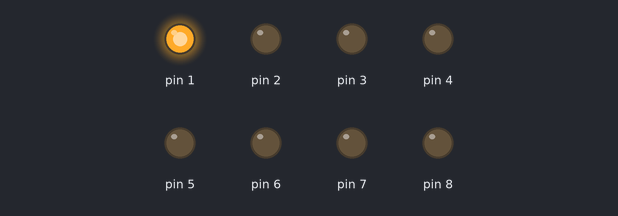
The sketch below on a simulated Arduino Uno, built with avr-gcc and run on an emulated ATmega328P. On the bench: output pins drawn as LEDs (lit = HIGH).

Above: at 0.15 s.
At 0.75 s:
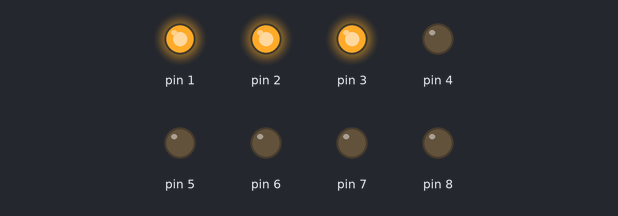
At 1.35 s:
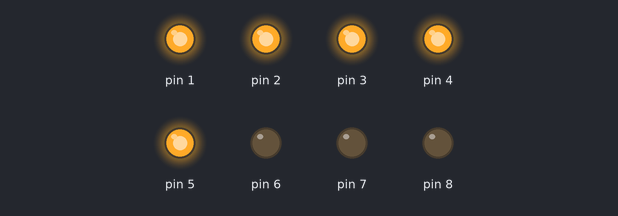
At 2.85 s:
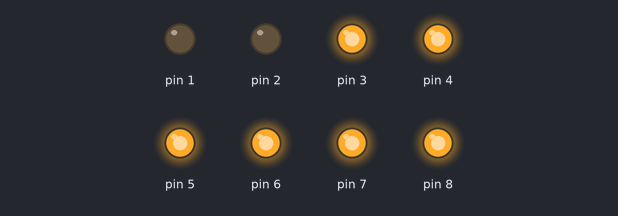
At 4.35 s:
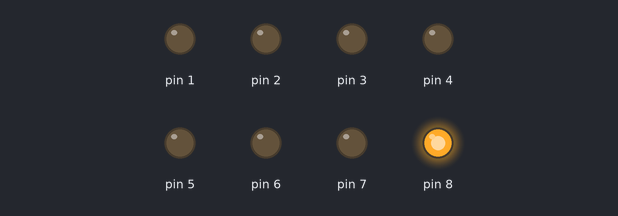
At 5.85 s:
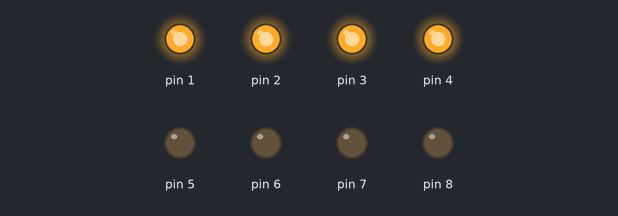
Timing chart, 0 to 6.2 s (numbered marks = the images above):
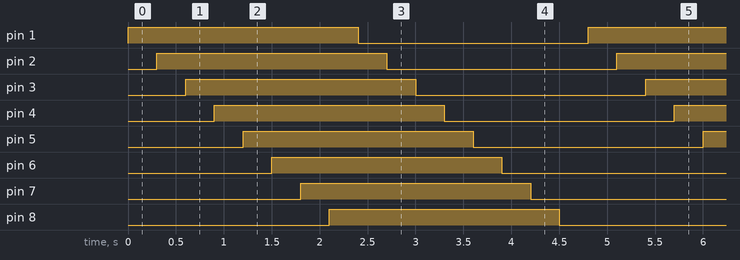

Measured:
- by itself, pin 1–8: alternates HIGH for 2.4 s and LOW for 2.4 s
- by itself, everything shown: repeats every 4.8 s, in 16 steps

The sketch:

29_led_flowing_lights1.ino
```cpp
void setup()
{
  unsigned char led;
 for(led=1; led<=8; led++)
  pinMode(led, OUTPUT);
}

void loop()
{
  unsigned char led;
  for(led=1; led<=8; led++)
  {
    digitalWrite(led, HIGH);
    delay(300);
  }

  for(led=1; led<=8; led++)
  {
    digitalWrite(led, LOW);
    delay(300);
  }
}
```
